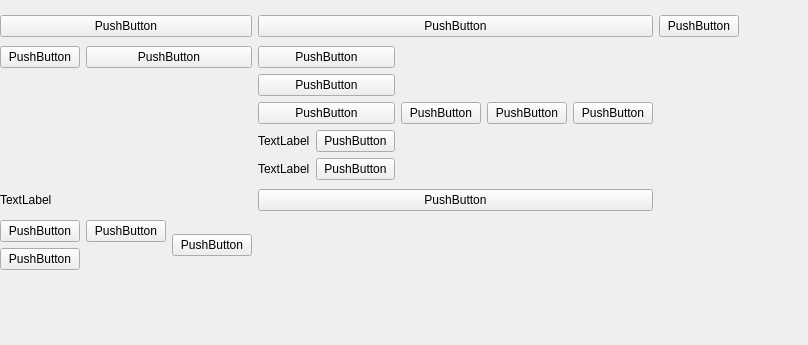
<?xml version="1.0" encoding="UTF-8"?>
<ui version="4.0">
 <class>Form</class>
 <widget class="QWidget" name="Form">
  <property name="geometry">
   <rect>
    <x>0</x>
    <y>0</y>
    <width>808</width>
    <height>345</height>
   </rect>
  </property>
  <property name="windowTitle">
   <string>Form</string>
  </property>
  <widget class="QWidget" name="gridLayoutWidget">
   <property name="geometry">
    <rect>
     <x>0</x>
     <y>12</y>
     <width>739</width>
     <height>265</height>
    </rect>
   </property>
   <layout class="QGridLayout" name="gridLayout">
    <item row="0" column="1">
     <widget class="QPushButton" name="pushButton_15">
      <property name="text">
       <string>PushButton</string>
      </property>
     </widget>
    </item>
    <item row="2" column="1">
     <widget class="QPushButton" name="pushButton_13">
      <property name="text">
       <string>PushButton</string>
      </property>
     </widget>
    </item>
    <item row="2" column="0">
     <widget class="QLabel" name="label_3">
      <property name="text">
       <string>TextLabel</string>
      </property>
     </widget>
    </item>
    <item row="0" column="0">
     <widget class="QPushButton" name="pushButton_14">
      <property name="text">
       <string>PushButton</string>
      </property>
     </widget>
    </item>
    <item row="5" column="0">
     <layout class="QGridLayout" name="gridLayout_2">
      <item row="0" column="1">
       <widget class="QPushButton" name="pushButton_11">
        <property name="text">
         <string>PushButton</string>
        </property>
       </widget>
      </item>
      <item row="1" column="0">
       <widget class="QPushButton" name="pushButton_10">
        <property name="text">
         <string>PushButton</string>
        </property>
       </widget>
      </item>
      <item row="0" column="2" rowspan="2">
       <widget class="QPushButton" name="pushButton_12">
        <property name="text">
         <string>PushButton</string>
        </property>
       </widget>
      </item>
      <item row="0" column="0">
       <widget class="QPushButton" name="pushButton_9">
        <property name="text">
         <string>PushButton</string>
        </property>
       </widget>
      </item>
     </layout>
    </item>
    <item row="0" column="2">
     <widget class="QPushButton" name="pushButton_16">
      <property name="text">
       <string>PushButton</string>
      </property>
     </widget>
    </item>
    <item row="1" column="1">
     <layout class="QHBoxLayout" name="horizontalLayout">
      <item>
       <layout class="QVBoxLayout" name="verticalLayout">
        <item>
         <widget class="QPushButton" name="pushButton">
          <property name="text">
           <string>PushButton</string>
          </property>
         </widget>
        </item>
        <item>
         <widget class="QPushButton" name="pushButton_3">
          <property name="text">
           <string>PushButton</string>
          </property>
         </widget>
        </item>
        <item>
         <widget class="QPushButton" name="pushButton_2">
          <property name="text">
           <string>PushButton</string>
          </property>
         </widget>
        </item>
        <item>
         <layout class="QFormLayout" name="formLayout">
          <item row="0" column="0">
           <widget class="QLabel" name="label">
            <property name="text">
             <string>TextLabel</string>
            </property>
           </widget>
          </item>
          <item row="0" column="1">
           <widget class="QPushButton" name="pushButton_7">
            <property name="text">
             <string>PushButton</string>
            </property>
           </widget>
          </item>
          <item row="1" column="1">
           <widget class="QPushButton" name="pushButton_8">
            <property name="text">
             <string>PushButton</string>
            </property>
           </widget>
          </item>
          <item row="1" column="0">
           <widget class="QLabel" name="label_2">
            <property name="text">
             <string>TextLabel</string>
            </property>
           </widget>
          </item>
         </layout>
        </item>
       </layout>
      </item>
      <item>
       <widget class="QPushButton" name="pushButton_5">
        <property name="text">
         <string>PushButton</string>
        </property>
       </widget>
      </item>
      <item>
       <widget class="QPushButton" name="pushButton_6">
        <property name="text">
         <string>PushButton</string>
        </property>
       </widget>
      </item>
      <item>
       <widget class="QPushButton" name="pushButton_4">
        <property name="text">
         <string>PushButton</string>
        </property>
       </widget>
      </item>
     </layout>
    </item>
    <item row="1" column="0">
     <layout class="QFormLayout" name="formLayout_2">
      <item row="0" column="0">
       <widget class="QPushButton" name="pushButton_17">
        <property name="text">
         <string>PushButton</string>
        </property>
       </widget>
      </item>
      <item row="0" column="1">
       <widget class="QPushButton" name="pushButton_18">
        <property name="text">
         <string>PushButton</string>
        </property>
       </widget>
      </item>
     </layout>
    </item>
   </layout>
  </widget>
 </widget>
 <resources/>
 <connections/>
</ui>
